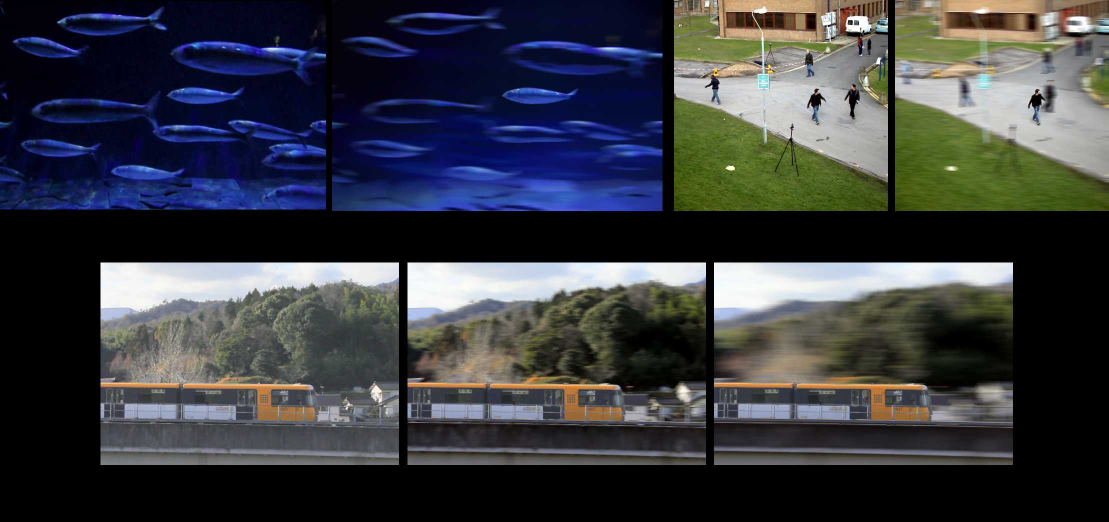
#> input picture task1/Results.jpeg, 2217 x 1043 px (shown at 1/2 size)
$ python draw.py
#> lines starting #> are read from the running program, lines starting #| are printed output that depends on the picture
###
# File: /Users/guchenghao/task1/draw.py
# Project: /Users/guchenghao/task1
# Created Date: Tuesday, April 19th 2022, 9:49:27 am
# Author: GU CHENGHAO
# -----
# 2022
# Last Modified: GU CHENGHAO
# Modified By: GU CHENGHAO
# -----
# Copyright (c) 2022 Personal File
#
# MIT License
#
# Copyright (c) 2022 GU CHENGHAO
#
# Permission is hereby granted, free of charge, to any person obtaining a copy of
# this software and associated documentation files (the "Software"), to deal in
# the Software without restriction, including without limitation the rights to
# use, copy, modify, merge, publish, distribute, sublicense, and/or sell copies
# of the Software, and to permit persons to whom the Software is furnished to do
# so, subject to the following conditions:
#
# The above copyright notice and this permission notice shall be included in all
# copies or substantial portions of the Software.
#
# THE SOFTWARE IS PROVIDED "AS IS", WITHOUT WARRANTY OF ANY KIND, EXPRESS OR
# IMPLIED, INCLUDING BUT NOT LIMITED TO THE WARRANTIES OF MERCHANTABILITY,
# FITNESS FOR A PARTICULAR PURPOSE AND NONINFRINGEMENT. IN NO EVENT SHALL THE
# AUTHORS OR COPYRIGHT HOLDERS BE LIABLE FOR ANY CLAIM, DAMAGES OR OTHER
# LIABILITY, WHETHER IN AN ACTION OF CONTRACT, TORT OR OTHERWISE, ARISING FROM,
# OUT OF OR IN CONNECTION WITH THE SOFTWARE OR THE USE OR OTHER DEALINGS IN THE
# SOFTWARE.
# -----
# HISTORY:
# Date      	By	Comments
# ----------	---	----------------------------------------------------------
###


import cv2 as cv

src = cv.imread('./Results.jpeg')
#> src is the input picture: shape (1043, 2217, 3); mean B, G, R 64.6, 59.2, 56.8

print(src.shape)
#| (1043, 2217, 3)

cv.namedWindow('input_image', cv.WINDOW_AUTOSIZE)


cv.line(src, (700, 0), (700, 600), (0, 0, 255), 5)
cv.line(src, (700, 0), (400, 600), (0, 255, 0), 5)
cv.line(src, (700, 0), (1000, 600), (255, 0, 0), 5)


cv.circle(src, (1000, 480), 50, (255, 215, 0), -1)
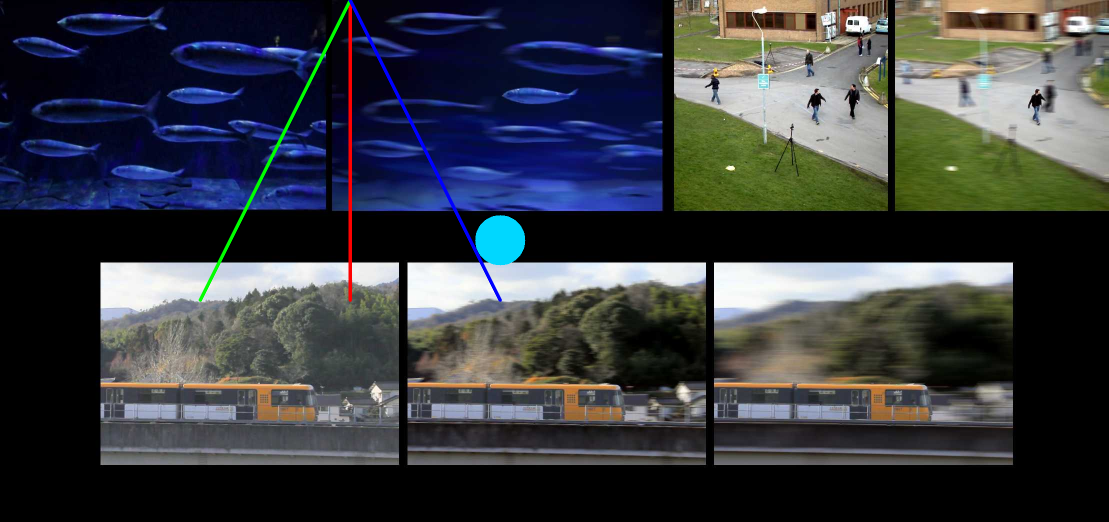
#> src: shape (1043, 2217, 3) (shown at 1/2 size); mean B, G, R 65.5, 60.2, 57.1


cv.imshow('input_image', src)

cv.waitKey(0)
cv.destroyAllWindows()


cv.imwrite("./draw_line_circle.jpg",src)
